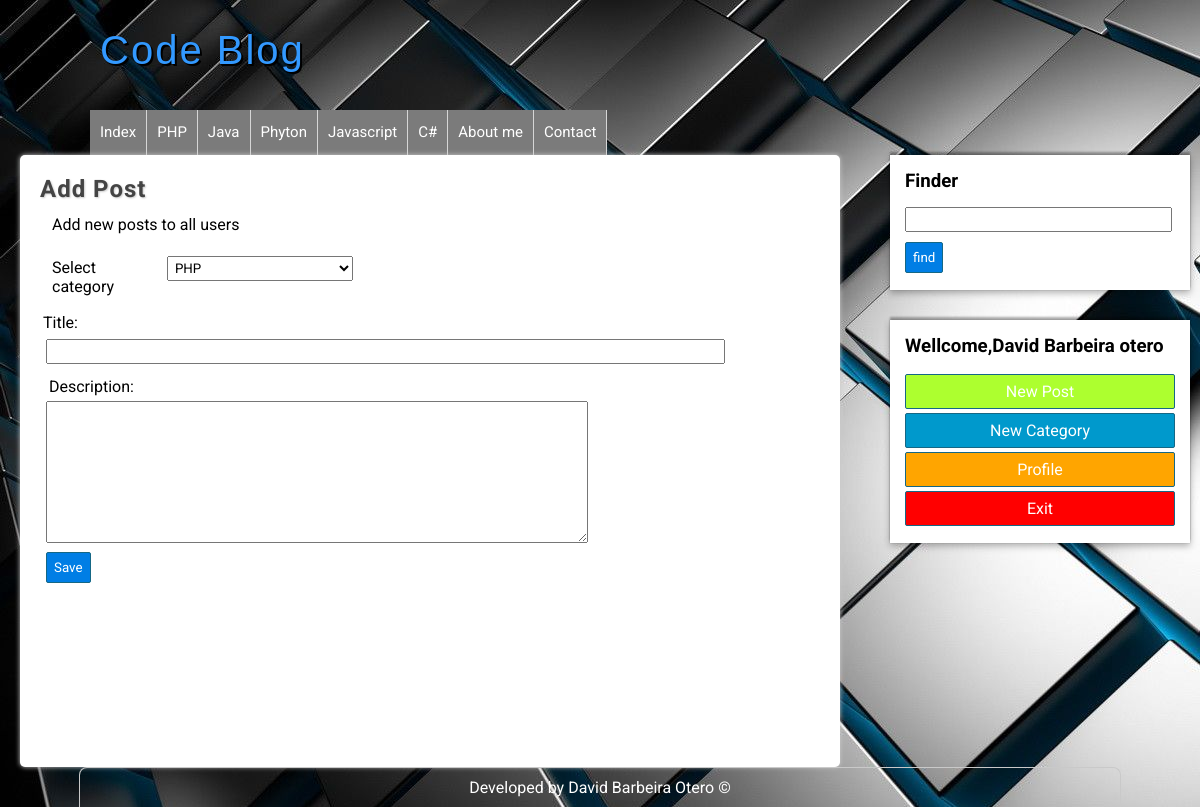
The page /create-post.php (signed in) on the database its author committed.
### tables this page shows
CREATE TABLE `categories` (
  `id` int(11) NOT NULL,
  `name` text NOT NULL
);

### includes/helpers.php (called while the page is built, shortened)
<?php
function get_categories($connection) {
    $sql = "SELECT * FROM categories ORDER BY id ASC";
    $categories = mysqli_query($connection, $sql);
    $result = array();
    if ($categories) {
        $result = $categories;
    }
    return $result;
}

### create-post.php (the view, shortened to what this page needs)
<?php require_once 'includes/header.php'; ?>
<?php require_once 'includes/aside.php'; ?>
<div id="main">
    <h1>Add Post</h1>
    <p>Add new posts to all users</p>
    <form action="save-post.php" method="POST">
        <div style="display: flex;flex-direction: row">
            <p >Select category</p>
            <label for="category"><label/>
                <select name="category" style="width: 30%;height: 100%;padding: 3px">
                    <?php
                    $categories = get_categories($db);
                    if (!empty($categories)):
                        while ($category = mysqli_fetch_assoc($categories)):
                            ?>
                            <option   value="<?= $category['id'] ?>"> <?= $category['name'] ?></option>
                            <?php
                        endwhile;
                    endif;
                    ?>
                    </div>
                    <label for="title">Title:<label/>
                        <input type="text" name="title" />
                        <label for="description">Description:</label>
                        <textarea class="description" name="description" rows="5" cols="10" style="width: 540px;height: 140px"></textarea>
                        <input type="submit" value="Save" style="margin-top:5px;"/>
                        </form>
                        </div>
                        <?php require_once 'includes/footer.php'; ?>

### includes/header.php (shortened to what this page needs)
<?php require_once 'connection.php'
?>
<?php require_once 'helpers.php'
?>
<!DOCTYPE HTML>
<html lang="es">
    <head>
        <link rel="stylesheet" type="text/css" href="/assets/css/style.css"/>
    </head>
    <body>
        <header id="header">
            <div id="logo">
                <a href="index.php">
                    Code Blog
                </a>
            </div>
            <?php $categories=get_categories($db);   ?>
            <nav id="menu">
                <ul>
                    <li>
                        <a href="index.php">Index</a>
                    </li>
            <?php  while($category= mysqli_fetch_assoc($categories)):  ?>
             <li>
                 <a href="category.php?idcategory=<?=$category['id']?>"><?= $category['name']?></a>
                    </li>
            <?php endwhile; ?>
                       <li>
                        <a href="index.php">About me</a>
                    </li>
                       <li>
                        <a href="index.php">Contact</a>
                    </li>
                </ul>
            </nav>
        </header>

### assets/css/style.css (style rules this page uses)
* { margin:0px; padding:0px; text-decoration: none; font-family: 'Roboto', sans-serif; }
body { background: url(../img/cubes.jpg) #F4F4F4; color:white; }
#header { width: 85%; height: auto; background: transparent; margin: 0px auto; }
#logo { float:left; width:540px; height:110px; }
.description { width:780px; height:157px; }
#logo a { font-family: Helvetica; font-size: 40px; letter-spacing: 2px; color: #3399ff; text-shadow:0px 0px 0px black,1px 1px 0px black,2px 2px 0px black; transition: all 500ms; line-height: 100px; margin-left:10px; }
#menu { width: 100%; clear: both; overflow: hidden; }
#menu ul { list-style: none; }
#menu ul li { float: left; line-height: 45px; border-right: 1px solid #d6d6d6; }
#menu ul li a { display:block; padding-left: 10px; padding-right: 10px; font-size: 15px; color:white; background-color: #7B7B7B; transition: all 500ms; }
#main { float: left; width: 65%; min-height:572px; background: white; border-radius: 5px; box-shadow: 0px 0px 5px #ccc; color:black; margin-left: 20px; padding:20px; overflow:hidden; }
#main h1 { font-size: 24px; color: #444; letter-spacing: 1px; text-shadow:1px 1px 2px #ccc; }
#main p { margin: 12px; }
label,input[type="text"],input[type="email"],input[type="password"] { display: block; width: 95%; margin-top: 2px; margin-bottom: 2px; padding:3px; }
input[type="text"],input[type="email"],input[type="password"] { margin-bottom: 10px; }
input[type="button"],input[type="submit"] { margin-top: 2px; margin-bottom: 2px; display:block; border-radius: 2px; padding:7px; color:white; background: #007ee5; border : 1px solid #156785; cursor: pointer; text-align: center; }

### rows shown on the page
categories: name "PHP"
categories: name "Java"
categories: name "Phyton"
categories: name "Javascript"
categories: name "C#"

### other values the page prints
$_SESSION['user']['name'] "David"
$_SESSION['user']['last_name'] "Barbeira otero"
form field category "PHP"
